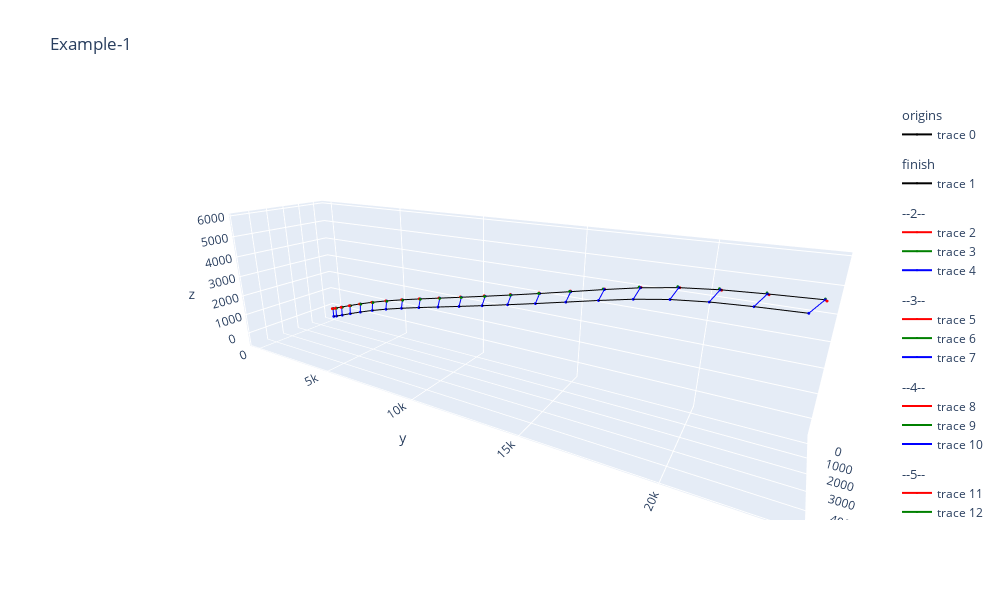

This figure's notebook cell:
### Markdown cell above
## Compute the Trace

### Code cell
# -------------------------------------------------------------
# Build the Trace
mt = MotionTrace()

for d in X3[0]:
    mt.forward(ap=d[3:], aax=d[0], aay=d[1], aaz=d[2])

mt.trace

# -------------------------------------------------------------
# Draw
data = []

group_idx = 0

# Draw origin and finish
trace_origin = mt.trace_origin()
trace_finish = mt.trace_finish()
color = "black"

data.append(
    go.Scatter3d(
        x=trace_origin[:, 0],
        y=trace_origin[:, 1],
        z=trace_origin[:, 2],
        marker={"size": 1, "color": color},
        line={"color": color, "width": 2},
        legendgroup=group_idx,
        legendgrouptitle={"text": 'origins'},
    )
)
group_idx += 1

data.append(
    go.Scatter3d(
        x=trace_finish[:, 0],
        y=trace_finish[:, 1],
        z=trace_finish[:, 2],
        marker={"size": 1, "color": color},
        line={"color": color, "width": 2},
        legendgroup=group_idx,
        legendgrouptitle={"text": 'finish'},
    )
)
group_idx += 1

# Draw legs
for p in tqdm(mt.trace):
    origin = p[0]
    for axis, color, length in zip(p[1:], ["red", "green", "blue"], [50, 50, -500]):
        data.append(
            go.Scatter3d(
                x=[origin[0], origin[0] + axis[0] * length],
                y=[origin[1], origin[1] + axis[1] * length],
                z=[origin[2], origin[2] + axis[2] * length],
                marker={"size": 1, "color": color},
                line={"color": color, "width": 2},
                legendgroup=group_idx,
                legendgrouptitle={"text": f"--{group_idx}--"},
            )
        )
    group_idx += 1

fig = go.Figure(data=data)
fig.update_layout(
    title="Example-1",
    width=1000,
    height=600,
    scene=dict(aspectratio=dict(x=1, y=1, z=1), aspectmode="data"),
)
fig.show()

### Figure 1 — Plotly figure (JSON) as saved in the notebook; plotly's stock layout.template omitted (floating-point values rounded to 4 significant figures)
{"data": [{"legendgroup": "0", "legendgrouptitle": {"text": "origins"}, "line": {"color": "black", "width": 2}, "marker": {"color": "black", "size": 1}, "type": "scatter3d", "x": [0, -48.23, -157.1, -292.4, -403.7, -465.0, -462.5, -392.1, -260.4, -79.0, 139.0, 385.6, 655.3, 950.8, 1274.0, 1646.0, 2112.0, 2691.0, 3380.0, 4127.0, 4885.0], "y": [0, 196.5, 573.8, 1131.0, 1865.0, 2771.0, 3839.0, 5051.0, 6377.0, 7780.0, 9233.0, 10710.0, 12210.0, 13710.0, 15200.0, 16650.0, 18060.0, 19410.0, 20680.0, 21920.0, 23170.0], "z": [0, 44.74, 142.2, 295.9, 497.0, 737.2, 1006.0, 1299.0, 1613.0, 1946.0, 2299.0, 2667.0, 3051.0, 3447.0, 3856.0, 4274.0, 4686.0, 5054.0, 5367.0, 5643.0, 5905.0]}, {"legendgroup": "1", "legendgrouptitle": {"text": "finish"}, "line": {"color": "black", "width": 2}, "marker": {"color": "black", "size": 1}, "type": "scatter3d", "x": [0, -45.18, -149.4, -280.4, -389.4, -450.3, -447.9, -377.1, -244.0, -60.45, 159.5, 405.9, 671.5, 958.3, 1270.0, 1635.0, 2097.0, 2672.0, 3350.0, 4079.0, 4821.0], "y": [0, 192.5, 561.6, 1106.0, 1824.0, 2713.0, 3765.0, 4963.0, 6274.0, 7663.0, 9101.0, 10570.0, 12050.0, 13540.0, 15010.0, 16460.0, 17850.0, 19180.0, 20440.0, 21660.0, 22910.0], "z": [-500, -455.2, -357.6, -203.3, -1.161, 240.8, 511.7, 806.8, 1124.0, 1460.0, 1817.0, 2190.0, 2578.0, 2979.0, 3391.0, 3813.0, 4230.0, 4609.0, 4935.0, 5221.0, 5486.0]}, {"legendgroup": "2", "legendgrouptitle": {"text": "--2--"}, "line": {"color": "red", "width": 2}, "marker": {"color": "red", "size": 1}, "type": "scatter3d", "x": [0, 50], "y": [0, 0], "z": [0, 0]}, {"legendgroup": "2", "legendgrouptitle": {"text": "--2--"}, "line": {"color": "green", "width": 2}, "marker": {"color": "green", "size": 1}, "type": "scatter3d", "x": [0, 0], "y": [0, 50], "z": [0, 0]}, {"legendgroup": "2", "legendgrouptitle": {"text": "--2--"}, "line": {"color": "blue", "width": 2}, "marker": {"color": "blue", "size": 1}, "type": "scatter3d", "x": [0, 0], "y": [0, 0], "z": [0, -500]}, {"legendgroup": "3", "legendgrouptitle": {"text": "--3--"}, "line": {"color": "red", "width": 2}, "marker": {"color": "red", "size": 1}, "type": "scatter3d", "x": [-48.23, 1.753], "y": [196.5, 195.2], "z": [44.74, 45.06]}, {"legendgroup": "3", "legendgrouptitle": {"text": "--3--"}, "line": {"color": "green", "width": 2}, "marker": {"color": "green", "size": 1}, "type": "scatter3d", "x": [-48.23, -46.96], "y": [196.5, 246.5], "z": [44.74, 44.35]}, {"legendgroup": "3", "legendgrouptitle": {"text": "--3--"}, "line": {"color": "blue", "width": 2}, "marker": {"color": "blue", "size": 1}, "type": "scatter3d", "x": [-48.23, -45.18], "y": [196.5, 192.5], "z": [44.74, -455.2]}, {"legendgroup": "4", "legendgrouptitle": {"text": "--4--"}, "line": {"color": "red", "width": 2}, "marker": {"color": "red", "size": 1}, "type": "scatter3d", "x": [-157.1, -107.3], "y": [573.8, 570.0], "z": [142.2, 143.0]}, {"legendgroup": "4", "legendgrouptitle": {"text": "--4--"}, "line": {"color": "green", "width": 2}, "marker": {"color": "green", "size": 1}, "type": "scatter3d", "x": [-157.1, -153.3], "y": [573.8, 623.7], "z": [142.2, 141.0]}, {"legendgroup": "4", "legendgrouptitle": {"text": "--4--"}, "line": {"color": "blue", "width": 2}, "marker": {"color": "blue", "size": 1}, "type": "scatter3d", "x": [-157.1, -149.4], "y": [573.8, 561.6], "z": [142.2, -357.6]}, {"legendgroup": "5", "legendgrouptitle": {"text": "--5--"}, "line": {"color": "red", "width": 2}, "marker": {"color": "red", "size": 1}, "type": "scatter3d", "x": [-292.4, -243.0], "y": [1131.0, 1123.0], "z": [295.9, 297.5]}, {"legendgroup": "5", "legendgrouptitle": {"text": "--5--"}, "line": {"color": "green", "width": 2}, "marker": {"color": "green", "size": 1}, "type": "scatter3d", "x": [-292.4, -284.7], "y": [1131.0, 1180.0], "z": [295.9, 293.6]}, {"legendgroup": "5", "legendgrouptitle": {"text": "--5--"}, "line": {"color": "blue", "width": 2}, "marker": {"color": "blue", "size": 1}, "type": "scatter3d", "x": [-292.4, -280.4], "y": [1131.0, 1106.0], "z": [295.9, -203.3]}, {"legendgroup": "6", "legendgrouptitle": {"text": "--6--"}, "line": {"color": "red", "width": 2}, "marker": {"color": "red", "size": 1}, "type": "scatter3d", "x": [-403.7, -355.3], "y": [1865.0, 1852.0], "z": [497.0, 499.4]}, {"legendgroup": "6", "legendgrouptitle": {"text": "--6--"}, "line": {"color": "green", "width": 2}, "marker": {"color": "green", "size": 1}, "type": "scatter3d", "x": [-403.7, -390.9], "y": [1865.0, 1913.0], "z": [497.0, 493.4]}, {"legendgroup": "6", "legendgrouptitle": {"text": "--6--"}, "line": {"color": "blue", "width": 2}, "marker": {"color": "blue", "size": 1}, "type": "scatter3d", "x": [-403.7, -389.4], "y": [1865.0, 1824.0], "z": [497.0, -1.161]}, {"legendgroup": "7", "legendgrouptitle": {"text": "--7--"}, "line": {"color": "red", "width": 2}, "marker": {"color": "red", "size": 1}, "type": "scatter3d", "x": [-465.0, -418.7], "y": [2771.0, 2752.0], "z": [737.2, 740.8]}, {"legendgroup": "7", "legendgrouptitle": {"text": "--7--"}, "line": {"color": "green", "width": 2}, "marker": {"color": "green", "size": 1}, "type": "scatter3d", "x": [-465.0, -446.2], "y": [2771.0, 2817.0], "z": [737.2, 732.5]}, {"legendgroup": "7", "legendgrouptitle": {"text": "--7--"}, "line": {"color": "blue", "width": 2}, "marker": {"color": "blue", "size": 1}, "type": "scatter3d", "x": [-465.0, -450.3], "y": [2771.0, 2713.0], "z": [737.2, 240.8]}, {"legendgroup": "8", "legendgrouptitle": {"text": "--8--"}, "line": {"color": "red", "width": 2}, "marker": {"color": "red", "size": 1}, "type": "scatter3d", "x": [-462.5, -419.5], "y": [3839.0, 3814.0], "z": [1006.0, 1011.0]}, {"legendgroup": "8", "legendgrouptitle": {"text": "--8--"}, "line": {"color": "green", "width": 2}, "marker": {"color": "green", "size": 1}, "type": "scatter3d", "x": [-462.5, -437.0], "y": [3839.0, 3882.0], "z": [1006.0, 1000.0]}, {"legendgroup": "8", "legendgrouptitle": {"text": "--8--"}, "line": {"color": "blue", "width": 2}, "marker": {"color": "blue", "size": 1}, "type": "scatter3d", "x": [-462.5, -447.9], "y": [3839.0, 3765.0], "z": [1006.0, 511.7]}, {"legendgroup": "9", "legendgrouptitle": {"text": "--9--"}, "line": {"color": "red", "width": 2}, "marker": {"color": "red", "size": 1}, "type": "scatter3d", "x": [-392.1, -354.1], "y": [5051.0, 5020.0], "z": [1299.0, 1306.0]}, {"legendgroup": "9", "legendgrouptitle": {"text": "--9--"}, "line": {"color": "green", "width": 2}, "marker": {"color": "green", "size": 1}, "type": "scatter3d", "x": [-392.1, -359.7], "y": [5051.0, 5089.0], "z": [1299.0, 1293.0]}, {"legendgroup": "9", "legendgrouptitle": {"text": "--9--"}, "line": {"color": "blue", "width": 2}, "marker": {"color": "blue", "size": 1}, "type": "scatter3d", "x": [-392.1, -377.1], "y": [5051.0, 4963.0], "z": [1299.0, 806.8]}, {"legendgroup": "10", "legendgrouptitle": {"text": "--10--"}, "line": {"color": "red", "width": 2}, "marker": {"color": "red", "size": 1}, "type": "scatter3d", "x": [-260.4, -229.4], "y": [6377.0, 6338.0], "z": [1613.0, 1622.0]}, {"legendgroup": "10", "legendgrouptitle": {"text": "--10--"}, "line": {"color": "green", "width": 2}, "marker": {"color": "green", "size": 1}, "type": "scatter3d", "x": [-260.4, -221.3], "y": [6377.0, 6407.0], "z": [1613.0, 1608.0]}, {"legendgroup": "10", "legendgrouptitle": {"text": "--10--"}, "line": {"color": "blue", "width": 2}, "marker": {"color": "blue", "size": 1}, "type": "scatter3d", "x": [-260.4, -244.0], "y": [6377.0, 6274.0], "z": [1613.0, 1124.0]}, {"legendgroup": "11", "legendgrouptitle": {"text": "--11--"}, "line": {"color": "red", "width": 2}, "marker": {"color": "red", "size": 1}, "type": "scatter3d", "x": [-79.0, -57.01], "y": [7780.0, 7736.0], "z": [1946.0, 1958.0]}, {"legendgroup": "11", "legendgrouptitle": {"text": "--11--"}, "line": {"color": "green", "width": 2}, "marker": {"color": "green", "size": 1}, "type": "scatter3d", "x": [-79.0, -34.13], "y": [7780.0, 7802.0], "z": [1946.0, 1943.0]}, {"legendgroup": "11", "legendgrouptitle": {"text": "--11--"}, "line": {"color": "blue", "width": 2}, "marker": {"color": "blue", "size": 1}, "type": "scatter3d", "x": [-79.0, -60.45], "y": [7780.0, 7663.0], "z": [1946.0, 1460.0]}, {"legendgroup": "12", "legendgrouptitle": {"text": "--12--"}, "line": {"color": "red", "width": 2}, "marker": {"color": "red", "size": 1}, "type": "scatter3d", "x": [139.0, 149.9], "y": [9233.0, 9186.0], "z": [2299.0, 2312.0]}, {"legendgroup": "12", "legendgrouptitle": {"text": "--12--"}, "line": {"color": "green", "width": 2}, "marker": {"color": "green", "size": 1}, "type": "scatter3d", "x": [139.0, 187.8], "y": [9233.0, 9244.0], "z": [2299.0, 2298.0]}, {"legendgroup": "12", "legendgrouptitle": {"text": "--12--"}, "line": {"color": "blue", "width": 2}, "marker": {"color": "blue", "size": 1}, "type": "scatter3d", "x": [139.0, 159.5], "y": [9233.0, 9101.0], "z": [2299.0, 1817.0]}, {"legendgroup": "13", "legendgrouptitle": {"text": "--13--"}, "line": {"color": "red", "width": 2}, "marker": {"color": "red", "size": 1}, "type": "scatter3d", "x": [385.6, 383.7], "y": [10710.0, 10670.0], "z": [2667.0, 2682.0]}, {"legendgroup": "13", "legendgrouptitle": {"text": "--13--"}, "line": {"color": "green", "width": 2}, "marker": {"color": "green", "size": 1}, "type": "scatter3d", "x": [385.6, 435.5], "y": [10710.0, 10710.0], "z": [2667.0, 2670.0]}, {"legendgroup": "13", "legendgrouptitle": {"text": "--13--"}, "line": {"color": "blue", "width": 2}, "marker": {"color": "blue", "size": 1}, "type": "scatter3d", "x": [385.6, 405.9], "y": [10710.0, 10570.0], "z": [2667.0, 2190.0]}, {"legendgroup": "14", "legendgrouptitle": {"text": "--14--"}, "line": {"color": "red", "width": 2}, "marker": {"color": "red", "size": 1}, "type": "scatter3d", "x": [655.3, 639.8], "y": [12210.0, 12170.0], "z": [3051.0, 3066.0]}, {"legendgroup": "14", "legendgrouptitle": {"text": "--14--"}, "line": {"color": "green", "width": 2}, "marker": {"color": "green", "size": 1}, "type": "scatter3d", "x": [655.3, 702.8], "y": [12210.0, 12200.0], "z": [3051.0, 3057.0]}, {"legendgroup": "14", "legendgrouptitle": {"text": "--14--"}, "line": {"color": "blue", "width": 2}, "marker": {"color": "blue", "size": 1}, "type": "scatter3d", "x": [655.3, 671.5], "y": [12210.0, 12050.0], "z": [3051.0, 2578.0]}, {"legendgroup": "15", "legendgrouptitle": {"text": "--15--"}, "line": {"color": "red", "width": 2}, "marker": {"color": "red", "size": 1}, "type": "scatter3d", "x": [950.8, 921.8], "y": [13710.0, 13670.0], "z": [3447.0, 3461.0]}, {"legendgroup": "15", "legendgrouptitle": {"text": "--15--"}, "line": {"color": "green", "width": 2}, "marker": {"color": "green", "size": 1}, "type": "scatter3d", "x": [950.8, 991.5], "y": [13710.0, 13690.0], "z": [3447.0, 3458.0]}, {"legendgroup": "15", "legendgrouptitle": {"text": "--15--"}, "line": {"color": "blue", "width": 2}, "marker": {"color": "blue", "size": 1}, "type": "scatter3d", "x": [950.8, 958.3], "y": [13710.0, 13540.0], "z": [3447.0, 2979.0]}, {"legendgroup": "16", "legendgrouptitle": {"text": "--16--"}, "line": {"color": "red", "width": 2}, "marker": {"color": "red", "size": 1}, "type": "scatter3d", "x": [1274.0, 1233.0], "y": [15200.0, 15170.0], "z": [3856.0, 3867.0]}, {"legendgroup": "16", "legendgrouptitle": {"text": "--16--"}, "line": {"color": "green", "width": 2}, "marker": {"color": "green", "size": 1}, "type": "scatter3d", "x": [1274.0, 1303.0], "y": [15200.0, 15160.0], "z": [3856.0, 3871.0]}, {"legendgroup": "16", "legendgrouptitle": {"text": "--16--"}, "line": {"color": "blue", "width": 2}, "marker": {"color": "blue", "size": 1}, "type": "scatter3d", "x": [1274.0, 1270.0], "y": [15200.0, 15010.0], "z": [3856.0, 3391.0]}, {"legendgroup": "17", "legendgrouptitle": {"text": "--17--"}, "line": {"color": "red", "width": 2}, "marker": {"color": "red", "size": 1}, "type": "scatter3d", "x": [1646.0, 1598.0], "y": [16650.0, 16640.0], "z": [4274.0, 4281.0]}, {"legendgroup": "17", "legendgrouptitle": {"text": "--17--"}, "line": {"color": "green", "width": 2}, "marker": {"color": "green", "size": 1}, "type": "scatter3d", "x": [1646.0, 1661.0], "y": [16650.0, 16610.0], "z": [4274.0, 4293.0]}, {"legendgroup": "17", "legendgrouptitle": {"text": "--17--"}, "line": {"color": "blue", "width": 2}, "marker": {"color": "blue", "size": 1}, "type": "scatter3d", "x": [1646.0, 1635.0], "y": [16650.0, 16460.0], "z": [4274.0, 3813.0]}, {"legendgroup": "18", "legendgrouptitle": {"text": "--18--"}, "line": {"color": "red", "width": 2}, "marker": {"color": "red", "size": 1}, "type": "scatter3d", "x": [2112.0, 2062.0], "y": [18060.0, 18060.0], "z": [4686.0, 4686.0]}, {"legendgroup": "18", "legendgrouptitle": {"text": "--18--"}, "line": {"color": "green", "width": 2}, "marker": {"color": "green", "size": 1}, "type": "scatter3d", "x": [2112.0, 2109.0], "y": [18060.0, 18020.0], "z": [4686.0, 4706.0]}, {"legendgroup": "18", "legendgrouptitle": {"text": "--18--"}, "line": {"color": "blue", "width": 2}, "marker": {"color": "blue", "size": 1}, "type": "scatter3d", "x": [2112.0, 2097.0], "y": [18060.0, 17850.0], "z": [4686.0, 4230.0]}, {"legendgroup": "19", "legendgrouptitle": {"text": "--19--"}, "line": {"color": "red", "width": 2}, "marker": {"color": "red", "size": 1}, "type": "scatter3d", "x": [2691.0, 2646.0], "y": [19410.0, 19430.0], "z": [5054.0, 5047.0]}, {"legendgroup": "19", "legendgrouptitle": {"text": "--19--"}, "line": {"color": "green", "width": 2}, "marker": {"color": "green", "size": 1}, "type": "scatter3d", "x": [2691.0, 2672.0], "y": [19410.0, 19370.0], "z": [5054.0, 5076.0]}, {"legendgroup": "19", "legendgrouptitle": {"text": "--19--"}, "line": {"color": "blue", "width": 2}, "marker": {"color": "blue", "size": 1}, "type": "scatter3d", "x": [2691.0, 2672.0], "y": [19410.0, 19180.0], "z": [5054.0, 4609.0]}, {"legendgroup": "20", "legendgrouptitle": {"text": "--20--"}, "line": {"color": "red", "width": 2}, "marker": {"color": "red", "size": 1}, "type": "scatter3d", "x": [3380.0, 3344.0], "y": [20680.0, 20720.0], "z": [5367.0, 5352.0]}, {"legendgroup": "20", "legendgrouptitle": {"text": "--20--"}, "line": {"color": "green", "width": 2}, "marker": {"color": "green", "size": 1}, "type": "scatter3d", "x": [3380.0, 3345.0], "y": [20680.0, 20650.0], "z": [5367.0, 5387.0]}, {"legendgroup": "20", "legendgrouptitle": {"text": "--20--"}, "line": {"color": "blue", "width": 2}, "marker": {"color": "blue", "size": 1}, "type": "scatter3d", "x": [3380.0, 3350.0], "y": [20680.0, 20440.0], "z": [5367.0, 4935.0]}, {"legendgroup": "21", "legendgrouptitle": {"text": "--21--"}, "line": {"color": "red", "width": 2}, "marker": {"color": "red", "size": 1}, "type": "scatter3d", "x": [4127.0, 4106.0], "y": [21920.0, 21960.0], "z": [5643.0, 5621.0]}, {"legendgroup": "21", "legendgrouptitle": {"text": "--21--"}, "line": {"color": "green", "width": 2}, "marker": {"color": "green", "size": 1}, "type": "scatter3d", "x": [4127.0, 4082.0], "y": [21920.0, 21910.0], "z": [5643.0, 5658.0]}, {"legendgroup": "21", "legendgrouptitle": {"text": "--21--"}, "line": {"color": "blue", "width": 2}, "marker": {"color": "blue", "size": 1}, "type": "scatter3d", "x": [4127.0, 4079.0], "y": [21920.0, 21660.0], "z": [5643.0, 5221.0]}, {"legendgroup": "22", "legendgrouptitle": {"text": "--22--"}, "line": {"color": "red", "width": 2}, "marker": {"color": "red", "size": 1}, "type": "scatter3d", "x": [4885.0, 4884.0], "y": [23170.0, 23210.0], "z": [5905.0, 5878.0]}, {"legendgroup": "22", "legendgrouptitle": {"text": "--22--"}, "line": {"color": "green", "width": 2}, "marker": {"color": "green", "size": 1}, "type": "scatter3d", "x": [4885.0, 4835.0], "y": [23170.0, 23170.0], "z": [5905.0, 5911.0]}, {"legendgroup": "22", "legendgrouptitle": {"text": "--22--"}, "line": {"color": "blue", "width": 2}, "marker": {"color": "blue", "size": 1}, "type": "scatter3d", "x": [4885.0, 4821.0], "y": [23170.0, 22910.0], "z": [5905.0, 5486.0]}], "layout": {"height": 600, "scene": {"aspectmode": "data", "aspectratio": {"x": 0.5772, "y": 2.505, "z": 0.6917}, "camera": {"center": {"x": 0, "y": 0, "z": 0}, "eye": {"x": 1.733, "y": 1.083, "z": 0.7145}, "projection": {"type": "perspective"}, "up": {"x": 0, "y": 0, "z": 1}}}, "title": {"text": "Example-1"}, "width": 1000}}
